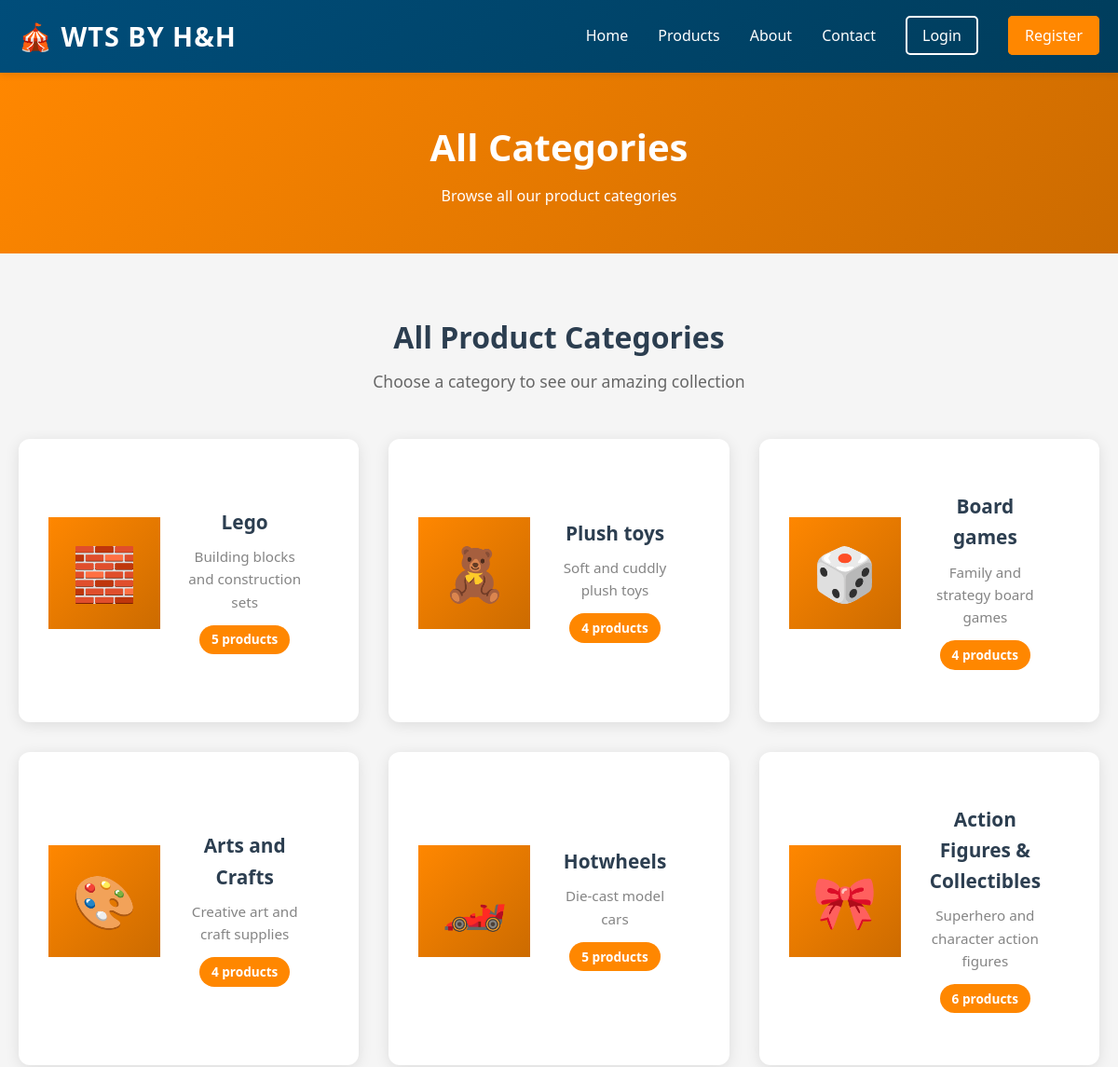
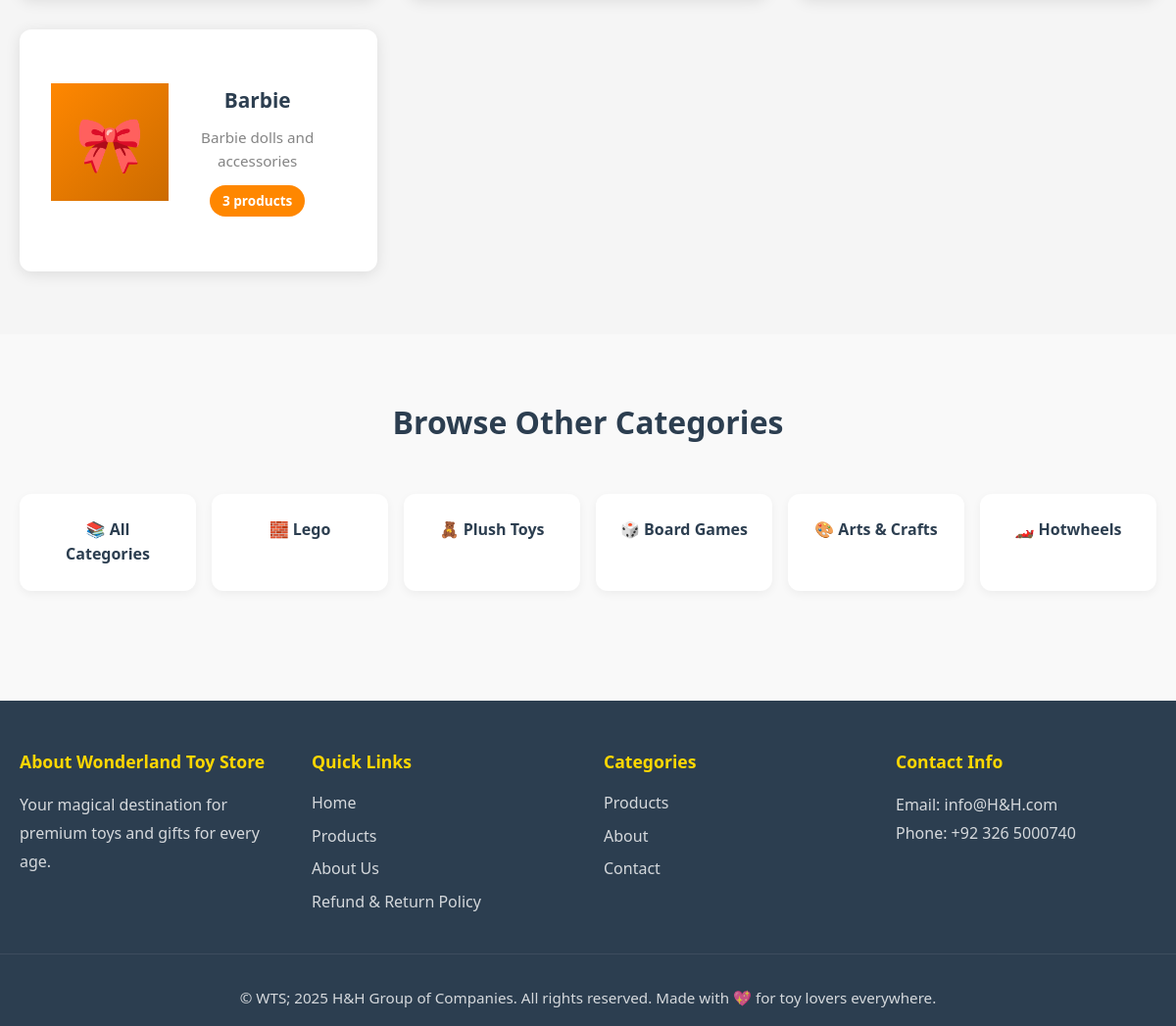
The page /categories on the database its author committed (2 pictures, top to bottom).
### app/models.py (models this page shows, shortened)
class Category(db.Model):
    __tablename__ = 'categories'
    id = db.Column(db.Integer, primary_key=True)
    name = db.Column(db.String(120), unique=True, nullable=False)
    description = db.Column(db.Text)
    created_at = db.Column(db.DateTime, default=datetime.utcnow)
    products = db.relationship('Product', backref='category', lazy=True)

### app/routes.py (the view)
@main_bp.route('/categories')
def all_categories():
    categories = Category.query.all()
    return render_template('category.html', title='All Categories', categories=categories)

### app/templates/category.html (shortened to what this page needs)
{% extends "base.html" %}
{% block content %}
<section class="page-header">
    <div class="container">
        <h1>{{ title }}</h1>
        {% if category %}
            <p>Explore our {{ category.name }} collection</p>
        {% else %}
            <p>Browse all our product categories</p>
        {% endif %}
    </div>
</section>
{% if categories %}
<section class="all-categories-section">
    <div class="container">
        <div class="section-header">
            <h2>All Product Categories</h2>
            <p>Choose a category to see our amazing collection</p>
        </div>
        <div class="categories-grid">
            {% for cat in categories %}
            <a href="{{ url_for('main.category_products', category_id=cat.id) }}" class="category-card">
                <div class="category-icon">
                    {% if cat.name == 'Lego' %}
                        🧱
                    {% elif cat.name == 'Plush toys' %}
                        🧸
                    {% elif cat.name == 'Board games' %}
                        🎲
                    {% elif cat.name == 'Arts and Crafts' %}
                        🎨
                    {% elif cat.name == 'Hotwheels' %}
                        🏎️
                    {% else %}
                        🎀
                    {% endif %}
                </div>
                <div class="category-content">
                    <h3>{{ cat.name }}</h3>
                    <p>{{ cat.description }}</p>
                    <span class="product-count-badge">{{ cat.products|length }} products</span>
                </div>
            </a>
            {% endfor %}
        </div>
    </div>
</section>
{% endif %}
<section class="related-categories">
    <div class="container">
        <div class="section-header">
            <h2>Browse Other Categories</h2>
        </div>
        <div class="categories-quick-nav">
            <a href="{{ url_for('main.all_categories') }}" class="category-nav-item">📚 All Categories</a>
            <a href="{{ url_for('main.all_categories') }}" class="category-nav-item">🧱 Lego</a>
            <a href="{{ url_for('main.all_categories') }}" class="category-nav-item">🧸 Plush Toys</a>
            <a href="{{ url_for('main.all_categories') }}" class="category-nav-item">🎲 Board Games</a>
            <a href="{{ url_for('main.all_categories') }}" class="category-nav-item">🎨 Arts & Crafts</a>
            <a href="{{ url_for('main.all_categories') }}" class="category-nav-item">🏎️ Hotwheels</a>
        </div>
    </div>
</section>
{% endblock %}

### app/static/css/style.css (style rules this page uses)
:root { --primary-color: #FF8700; --secondary-color: #CC6B00; --accent-color: #ffd700; --dark-color: #2c3e50; --light-color: #ecf0f1; --text-color: #333; --success-color: #27ae60; --border-radius: 12px; --transition: all 0.3s cubic-bezier(0.4, 0, 0.2, 1); }
* { margin: 0; padding: 0; box-sizing: border-box; }
html { scroll-behavior: smooth; }
body { font-family: 'Segoe UI', Tahoma, Geneva, Verdana, sans-serif; line-height: 1.6; color: var(--text-color); background-color: #f9f9f9; }
.container { max-width: 1200px; margin: 0 auto; padding: 0 20px; }
.section-header { text-align: center; margin-bottom: 3rem; }
.section-header h2 { font-size: 2.5rem; color: var(--dark-color); margin-bottom: 0.5rem; font-weight: 800; }
.section-header p { font-size: 1.1rem; color: #666; }
.categories-grid { display: grid; grid-template-columns: repeat(auto-fit, minmax(200px, 1fr)); gap: 1.5rem; }
.category-card { background: white; padding: 2rem; border-radius: var(--border-radius); text-align: center; cursor: pointer; transition: var(--transition); box-shadow: 0 5px 20px rgba(0, 0, 0, 0.08); display: block; text-decoration: none; color: inherit; }
.category-icon { font-size: 3rem; margin-bottom: 1rem; transition: var(--transition); }
.category-card h3 { font-size: 1.1rem; margin-bottom: 0.5rem; font-weight: 700; }
.category-card p { font-size: 0.9rem; opacity: 0.8; }

### app/templates/category.html (style rules this page uses)
.page-header { background: linear-gradient(135deg, #FF8700 0%, #CC6B00 100%); color: white; padding: 3rem 0; text-align: center; }
.page-header h1 { font-size: 2.5rem; margin-bottom: 0.5rem; }
.all-categories-section { padding: 4rem 0; background-color: #f5f5f5; }
.all-categories-section .section-header { text-align: center; margin-bottom: 3rem; }
.all-categories-section .section-header h2 { font-size: 2rem; color: #2c3e50; }
.all-categories-section .section-header p { font-size: 1.1rem; color: #666; margin-top: 0.5rem; }
.categories-grid { display: grid; grid-template-columns: repeat(auto-fit, minmax(300px, 1fr)); gap: 2rem; }
.category-card { background: white; border-radius: 12px; overflow: hidden; box-shadow: 0 3px 15px rgba(0, 0, 0, 0.1); transition: all 0.3s; text-decoration: none; color: inherit; display: flex; align-items: center; }
.category-icon { font-size: 3.5rem; width: 120px; height: 120px; display: flex; align-items: center; justify-content: center; background: linear-gradient(135deg, #FF8700 0%, #CC6B00 100%); flex-shrink: 0; }
.category-content { padding: 1.5rem; flex-grow: 1; }
.category-content h3 { font-size: 1.3rem; font-weight: 700; margin-bottom: 0.5rem; color: #2c3e50; }
.category-content p { font-size: 0.95rem; color: #666; margin-bottom: 0.8rem; }
.product-count-badge { display: inline-block; background: #FF8700; color: white; padding: 0.3rem 0.8rem; border-radius: 20px; font-size: 0.85rem; font-weight: 600; }
.related-categories { padding: 4rem 0; background: #f9f9f9; }
.section-header { text-align: center; margin-bottom: 3rem; }
.section-header h2 { font-size: 2rem; color: #2c3e50; }
.categories-quick-nav { display: grid; grid-template-columns: repeat(auto-fit, minmax(150px, 1fr)); gap: 1rem; }
.category-nav-item { background: white; padding: 1.5rem; border-radius: 12px; text-decoration: none; color: #2c3e50; text-align: center; font-weight: 600; transition: all 0.3s; box-shadow: 0 3px 10px rgba(0, 0, 0, 0.05); }

### rows shown on the page
Category: name "Lego", description "Building blocks and construction sets", products|length "5"
Category: name "Plush toys", description "Soft and cuddly plush toys", products|length "4"
Category: name "Board games", description "Family and strategy board games", products|length "4"
Category: name "Arts and Crafts", description "Creative art and craft supplies", products|length "4"
Category: name "Hotwheels", description "Die-cast model cars", products|length "5"
Category: name "Action Figures & Collectibles", description "Superhero and character action figures", products|length "6"
Category: name "Barbie", description "Barbie dolls and accessories", products|length "3"

### other values the page prints
{{ title }} "All Categories"
